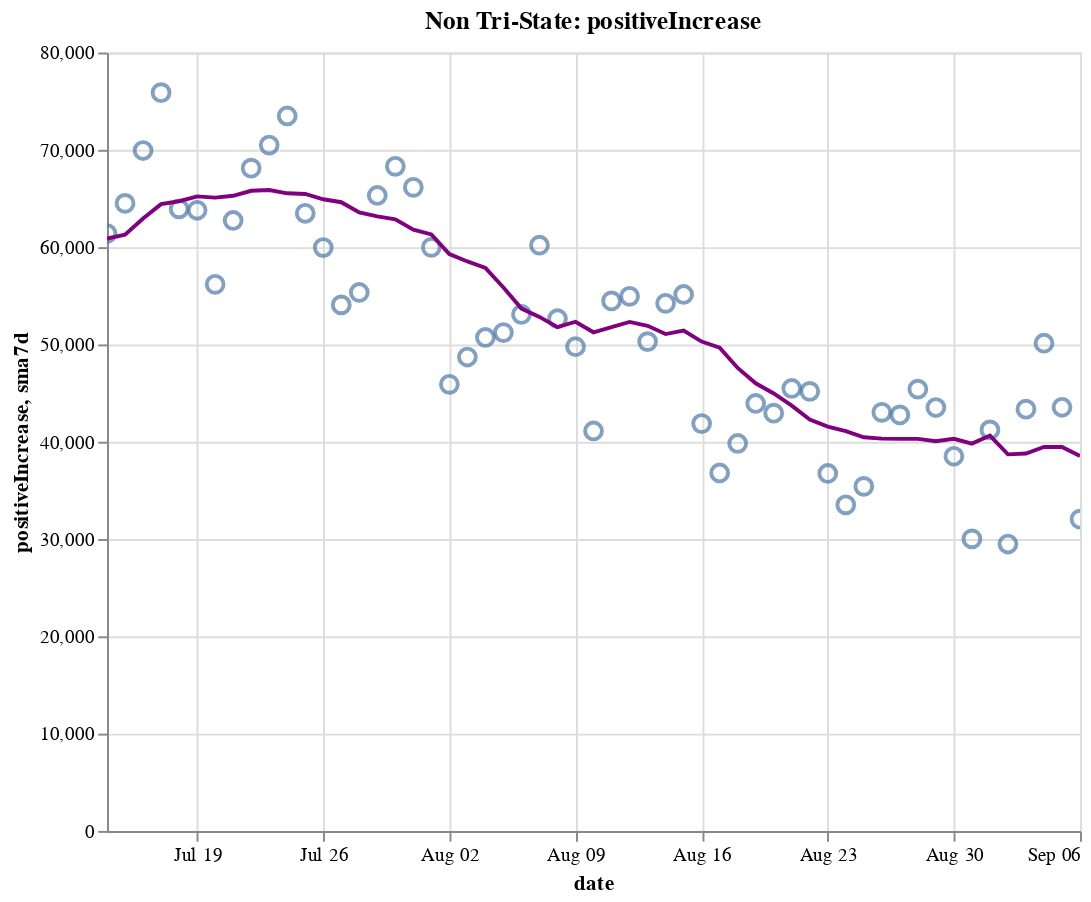

The notebook cell this image was saved under:
### Code cell
create_plot(non_tristate, 'positiveIncrease')

### Figure 1 — Vega-Lite specification as saved in the notebook (floating-point values rounded to 4 significant figures)
{"config": {"view": {"continuousWidth": 400, "continuousHeight": 300}}, "layer": [{"layer": [{"mark": {"type": "point", "size": 75}, "encoding": {"tooltip": [{"type": "temporal", "field": "date"}, {"type": "quantitative", "field": "positiveIncrease"}, {"type": "quantitative", "field": "sma7d"}], "x": {"type": "temporal", "field": "date"}, "y": {"type": "quantitative", "field": "positiveIncrease"}}, "selection": {"selector014": {"type": "interval", "bind": "scales", "encodings": ["x", "y"]}}}, {"mark": {"type": "line", "color": "purple"}, "encoding": {"x": {"type": "temporal", "field": "date"}, "y": {"type": "quantitative", "field": "sma7d"}}}]}, {"mark": {"type": "rule", "color": "#aaa"}, "encoding": {"x": {"type": "temporal", "field": "date"}}, "transform": [{"filter": {"selection": "selector013"}}]}, {"mark": "circle", "encoding": {"opacity": {"condition": {"value": 1, "selection": "selector013"}, "value": 0}, "tooltip": [{"type": "temporal", "field": "date"}, {"type": "quantitative", "field": "positiveIncrease"}, {"type": "quantitative", "field": "sma7d"}], "x": {"type": "temporal", "field": "date"}, "y": {"type": "quantitative", "field": "positiveIncrease"}}, "selection": {"selector013": {"type": "single", "encodings": ["x"], "on": "mouseover", "nearest": true, "empty": "none"}}}, {"mark": {"type": "text", "align": "left", "dx": 5, "dy": -5, "stroke": "white", "strokeWidth": 2}, "encoding": {"text": {"type": "quantitative", "field": "positiveIncrease"}, "tooltip": [{"type": "temporal", "field": "date"}, {"type": "quantitative", "field": "positiveIncrease"}, {"type": "quantitative", "field": "sma7d"}], "x": {"type": "temporal", "field": "date"}, "y": {"type": "quantitative", "field": "positiveIncrease"}}, "transform": [{"filter": {"selection": "selector013"}}]}, {"mark": {"type": "text", "align": "left", "dx": 5, "dy": -5}, "encoding": {"text": {"type": "quantitative", "field": "positiveIncrease"}, "tooltip": [{"type": "temporal", "field": "date"}, {"type": "quantitative", "field": "positiveIncrease"}, {"type": "quantitative", "field": "sma7d"}], "x": {"type": "temporal", "field": "date"}, "y": {"type": "quantitative", "field": "positiveIncrease"}}, "transform": [{"filter": {"selection": "selector013"}}]}], "data": {"name": "data-e828f5d1bb4eaf5a83c17dfc36469424"}, "height": 400, "title": "Non Tri-State: positiveIncrease", "width": 500, "$schema": "https://vega.github.io/schema/vega-lite/v4.8.1.json", "datasets": {"data-e828f5d1bb4eaf5a83c17dfc36469424": [{"date": "2020-07-14T00:00:00", "totalTestResultsIncrease": 677000.0, "positiveIncrease": 61400.0, "death": 83790.0, "deathIncrease": 708.0, "positiveRate": 0.091, "state": "Non Tri-State", "sma7d": 60890.0}, {"date": "2020-07-15T00:00:00", "totalTestResultsIncrease": 677000.0, "positiveIncrease": 64500.0, "death": 84610.0, "deathIncrease": 816.0, "positiveRate": 0.095, "state": "Non Tri-State", "sma7d": 61280.0}, {"date": "2020-07-16T00:00:00", "totalTestResultsIncrease": 727800.0, "positiveIncrease": 69930.0, "death": 85500.0, "deathIncrease": 896.0, "positiveRate": 0.096, "state": "Non Tri-State", "sma7d": 62950.0}, {"date": "2020-07-17T00:00:00", "totalTestResultsIncrease": 752000.0, "positiveIncrease": 75880.0, "death": 86420.0, "deathIncrease": 915.0, "positiveRate": 0.101, "state": "Non Tri-State", "sma7d": 64420.0}, {"date": "2020-07-18T00:00:00", "totalTestResultsIncrease": 681400.0, "positiveIncrease": 63930.0, "death": 87260.0, "deathIncrease": 846.0, "positiveRate": 0.094, "state": "Non Tri-State", "sma7d": 64720.0}, {"date": "2020-07-19T00:00:00", "totalTestResultsIncrease": 703600.0, "positiveIncrease": 63790.0, "death": 87770.0, "deathIncrease": 506.0, "positiveRate": 0.091, "state": "Non Tri-State", "sma7d": 65220.0}, {"date": "2020-07-20T00:00:00", "totalTestResultsIncrease": 645700.0, "positiveIncrease": 56180.0, "death": 88110.0, "deathIncrease": 335.0, "positiveRate": 0.087, "state": "Non Tri-State", "sma7d": 65090.0}, {"date": "2020-07-21T00:00:00", "totalTestResultsIncrease": 673600.0, "positiveIncrease": 62740.0, "death": 89120.0, "deathIncrease": 1014.0, "positiveRate": 0.093, "state": "Non Tri-State", "sma7d": 65280.0}, {"date": "2020-07-22T00:00:00", "totalTestResultsIncrease": 699400.0, "positiveIncrease": 68110.0, "death": 90260.0, "deathIncrease": 1137.0, "positiveRate": 0.097, "state": "Non Tri-State", "sma7d": 65790.0}, {"date": "2020-07-23T00:00:00", "totalTestResultsIncrease": 744000.0, "positiveIncrease": 70490.0, "death": 91270.0, "deathIncrease": 1015.0, "positiveRate": 0.095, "state": "Non Tri-State", "sma7d": 65870.0}, {"date": "2020-07-24T00:00:00", "totalTestResultsIncrease": 803900.0, "positiveIncrease": 73480.0, "death": 92400.0, "deathIncrease": 1129.0, "positiveRate": 0.091, "state": "Non Tri-State", "sma7d": 65530.0}, {"date": "2020-07-25T00:00:00", "totalTestResultsIncrease": 719000.0, "positiveIncrease": 63480.0, "death": 93400.0, "deathIncrease": 999.0, "positiveRate": 0.088, "state": "Non Tri-State", "sma7d": 65470.0}, {"date": "2020-07-26T00:00:00", "totalTestResultsIncrease": 732400.0, "positiveIncrease": 59960.0, "death": 93940.0, "deathIncrease": 544.0, "positiveRate": 0.082, "state": "Non Tri-State", "sma7d": 64920.0}, {"date": "2020-07-27T00:00:00", "totalTestResultsIncrease": 642900.0, "positiveIncrease": 54070.0, "death": 94970.0, "deathIncrease": 1026.0, "positiveRate": 0.084, "state": "Non Tri-State", "sma7d": 64620.0}, {"date": "2020-07-28T00:00:00", "totalTestResultsIncrease": 672600.0, "positiveIncrease": 55340.0, "death": 96060.0, "deathIncrease": 1086.0, "positiveRate": 0.082, "state": "Non Tri-State", "sma7d": 63560.0}, {"date": "2020-07-29T00:00:00", "totalTestResultsIncrease": 730700.0, "positiveIncrease": 65310.0, "death": 97520.0, "deathIncrease": 1466.0, "positiveRate": 0.089, "state": "Non Tri-State", "sma7d": 63160.0}, {"date": "2020-07-30T00:00:00", "totalTestResultsIncrease": 711300.0, "positiveIncrease": 68310.0, "death": 98750.0, "deathIncrease": 1229.0, "positiveRate": 0.096, "state": "Non Tri-State", "sma7d": 62850.0}, {"date": "2020-07-31T00:00:00", "totalTestResultsIncrease": 611000.0, "positiveIncrease": 66150.0, "death": 100000.0, "deathIncrease": 1295.0, "positiveRate": 0.108, "state": "Non Tri-State", "sma7d": 61800.0}, {"date": "2020-08-01T00:00:00", "totalTestResultsIncrease": 662600.0, "positiveIncrease": 59980.0, "death": 101200.0, "deathIncrease": 1164.0, "positiveRate": 0.091, "state": "Non Tri-State", "sma7d": 61300.0}, {"date": "2020-08-02T00:00:00", "totalTestResultsIncrease": 591300.0, "positiveIncrease": 45900.0, "death": 101700.0, "deathIncrease": 486.0, "positiveRate": 0.078, "state": "Non Tri-State", "sma7d": 59290.0}, {"date": "2020-08-03T00:00:00", "totalTestResultsIncrease": 639400.0, "positiveIncrease": 48710.0, "death": 102200.0, "deathIncrease": 502.0, "positiveRate": 0.076, "state": "Non Tri-State", "sma7d": 58530.0}, {"date": "2020-08-04T00:00:00", "totalTestResultsIncrease": 638600.0, "positiveIncrease": 50720.0, "death": 103400.0, "deathIncrease": 1241.0, "positiveRate": 0.079, "state": "Non Tri-State", "sma7d": 57870.0}, {"date": "2020-08-05T00:00:00", "totalTestResultsIncrease": 593000.0, "positiveIncrease": 51220.0, "death": 104800.0, "deathIncrease": 1335.0, "positiveRate": 0.086, "state": "Non Tri-State", "sma7d": 55850.0}, {"date": "2020-08-06T00:00:00", "totalTestResultsIncrease": 642000.0, "positiveIncrease": 53090.0, "death": 106000.0, "deathIncrease": 1238.0, "positiveRate": 0.083, "state": "Non Tri-State", "sma7d": 53680.0}, {"date": "2020-08-07T00:00:00", "totalTestResultsIncrease": 685100.0, "positiveIncrease": 60200.0, "death": 107300.0, "deathIncrease": 1313.0, "positiveRate": 0.088, "state": "Non Tri-State", "sma7d": 52830.0}, {"date": "2020-08-08T00:00:00", "totalTestResultsIncrease": 608500.0, "positiveIncrease": 52640.0, "death": 108400.0, "deathIncrease": 1075.0, "positiveRate": 0.087, "state": "Non Tri-State", "sma7d": 51780.0}, {"date": "2020-08-09T00:00:00", "totalTestResultsIncrease": 609200.0, "positiveIncrease": 49760.0, "death": 109000.0, "deathIncrease": 604.0, "positiveRate": 0.082, "state": "Non Tri-State", "sma7d": 52330.0}, {"date": "2020-08-10T00:00:00", "totalTestResultsIncrease": 626400.0, "positiveIncrease": 41110.0, "death": 109400.0, "deathIncrease": 417.0, "positiveRate": 0.066, "state": "Non Tri-State", "sma7d": 51250.0}, {"date": "2020-08-11T00:00:00", "totalTestResultsIncrease": 648300.0, "positiveIncrease": 54470.0, "death": 110700.0, "deathIncrease": 1307.0, "positiveRate": 0.084, "state": "Non Tri-State", "sma7d": 51780.0}, {"date": "2020-08-12T00:00:00", "totalTestResultsIncrease": 378700.0, "positiveIncrease": 54950.0, "death": 112200.0, "deathIncrease": 1495.0, "positiveRate": 0.145, "state": "Non Tri-State", "sma7d": 52320.0}, {"date": "2020-08-13T00:00:00", "totalTestResultsIncrease": 776600.0, "positiveIncrease": 50290.0, "death": 113400.0, "deathIncrease": 1145.0, "positiveRate": 0.065, "state": "Non Tri-State", "sma7d": 51920.0}, {"date": "2020-08-14T00:00:00", "totalTestResultsIncrease": 740400.0, "positiveIncrease": 54220.0, "death": 114600.0, "deathIncrease": 1199.0, "positiveRate": 0.073, "state": "Non Tri-State", "sma7d": 51060.0}, {"date": "2020-08-15T00:00:00", "totalTestResultsIncrease": 636500.0, "positiveIncrease": 55140.0, "death": 115800.0, "deathIncrease": 1200.0, "positiveRate": 0.087, "state": "Non Tri-State", "sma7d": 51420.0}, {"date": "2020-08-16T00:00:00", "totalTestResultsIncrease": 683900.0, "positiveIncrease": 41870.0, "death": 116400.0, "deathIncrease": 611.0, "positiveRate": 0.061, "state": "Non Tri-State", "sma7d": 50290.0}, {"date": "2020-08-17T00:00:00", "totalTestResultsIncrease": 548000.0, "positiveIncrease": 36790.0, "death": 116800.0, "deathIncrease": 394.0, "positiveRate": 0.067, "state": "Non Tri-State", "sma7d": 49680.0}, {"date": "2020-08-18T00:00:00", "totalTestResultsIncrease": 564300.0, "positiveIncrease": 39820.0, "death": 118000.0, "deathIncrease": 1178.0, "positiveRate": 0.071, "state": "Non Tri-State", "sma7d": 47580.0}, {"date": "2020-08-19T00:00:00", "totalTestResultsIncrease": 558900.0, "positiveIncrease": 43930.0, "death": 119400.0, "deathIncrease": 1402.0, "positiveRate": 0.079, "state": "Non Tri-State", "sma7d": 46010.0}, {"date": "2020-08-20T00:00:00", "totalTestResultsIncrease": 582400.0, "positiveIncrease": 42940.0, "death": 120500.0, "deathIncrease": 1122.0, "positiveRate": 0.074, "state": "Non Tri-State", "sma7d": 44960.0}, {"date": "2020-08-21T00:00:00", "totalTestResultsIncrease": 622200.0, "positiveIncrease": 45480.0, "death": 121600.0, "deathIncrease": 1109.0, "positiveRate": 0.073, "state": "Non Tri-State", "sma7d": 43710.0}, {"date": "2020-08-22T00:00:00", "totalTestResultsIncrease": 645900.0, "positiveIncrease": 45170.0, "death": 122600.0, "deathIncrease": 1023.0, "positiveRate": 0.07, "state": "Non Tri-State", "sma7d": 42290.0}, {"date": "2020-08-23T00:00:00", "totalTestResultsIncrease": 555200.0, "positiveIncrease": 36740.0, "death": 123200.0, "deathIncrease": 563.0, "positiveRate": 0.066, "state": "Non Tri-State", "sma7d": 41550.0}, {"date": "2020-08-24T00:00:00", "totalTestResultsIncrease": 547000.0, "positiveIncrease": 33520.0, "death": 123500.0, "deathIncrease": 333.0, "positiveRate": 0.061, "state": "Non Tri-State", "sma7d": 41080.0}, {"date": "2020-08-25T00:00:00", "totalTestResultsIncrease": 552300.0, "positiveIncrease": 35410.0, "death": 124600.0, "deathIncrease": 1138.0, "positiveRate": 0.064, "state": "Non Tri-State", "sma7d": 40460.0}, {"date": "2020-08-26T00:00:00", "totalTestResultsIncrease": 545500.0, "positiveIncrease": 43030.0, "death": 125900.0, "deathIncrease": 1280.0, "positiveRate": 0.079, "state": "Non Tri-State", "sma7d": 40330.0}, {"date": "2020-08-27T00:00:00", "totalTestResultsIncrease": 625700.0, "positiveIncrease": 42760.0, "death": 127000.0, "deathIncrease": 1116.0, "positiveRate": 0.068, "state": "Non Tri-State", "sma7d": 40300.0}, {"date": "2020-08-28T00:00:00", "totalTestResultsIncrease": 671000.0, "positiveIncrease": 45410.0, "death": 128000.0, "deathIncrease": 1011.0, "positiveRate": 0.068, "state": "Non Tri-State", "sma7d": 40290.0}, {"date": "2020-08-29T00:00:00", "totalTestResultsIncrease": 623200.0, "positiveIncrease": 43520.0, "death": 129100.0, "deathIncrease": 1005.0, "positiveRate": 0.07, "state": "Non Tri-State", "sma7d": 40050.0}, {"date": "2020-08-30T00:00:00", "totalTestResultsIncrease": 617900.0, "positiveIncrease": 38510.0, "death": 129500.0, "deathIncrease": 463.0, "positiveRate": 0.062, "state": "Non Tri-State", "sma7d": 40310.0}, {"date": "2020-08-31T00:00:00", "totalTestResultsIncrease": 552200.0, "positiveIncrease": 30020.0, "death": 129900.0, "deathIncrease": 357.0, "positiveRate": 0.054, "state": "Non Tri-State", "sma7d": 39810.0}, {"date": "2020-09-01T00:00:00", "totalTestResultsIncrease": 606900.0, "positiveIncrease": 41210.0, "death": 130900.0, "deathIncrease": 1018.0, "positiveRate": 0.068, "state": "Non Tri-State", "sma7d": 40640.0}, {"date": "2020-09-02T00:00:00", "totalTestResultsIncrease": 506300.0, "positiveIncrease": 29490.0, "death": 131900.0, "deathIncrease": 1015.0, "positiveRate": 0.058, "state": "Non Tri-State", "sma7d": 38700.0}, {"date": "2020-09-03T00:00:00", "totalTestResultsIncrease": 603600.0, "positiveIncrease": 43350.0, "death": 133000.0, "deathIncrease": 1055.0, "positiveRate": 0.072, "state": "Non Tri-State", "sma7d": 38790.0}, {"date": "2020-09-04T00:00:00", "totalTestResultsIncrease": 764600.0, "positiveIncrease": 50120.0, "death": 133900.0, "deathIncrease": 986.0, "positiveRate": 0.066, "state": "Non Tri-State", "sma7d": 39460.0}, {"date": "2020-09-05T00:00:00", "totalTestResultsIncrease": 706200.0, "positiveIncrease": 43540.0, "death": 134900.0, "deathIncrease": 906.0, "positiveRate": 0.062, "state": "Non Tri-State", "sma7d": 39460.0}, {"date": "2020-09-06T00:00:00", "totalTestResultsIncrease": 615100.0, "positiveIncrease": 32040.0, "death": 135300.0, "deathIncrease": 436.0, "positiveRate": 0.052, "state": "Non Tri-State", "sma7d": 38540.0}]}}
